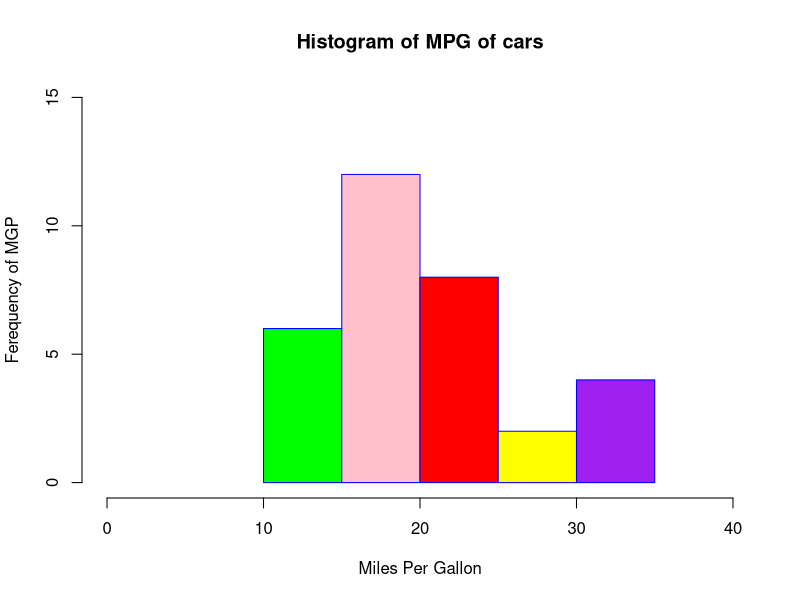

This figure's R source:
hist(mtcars$mpg,
                 main="Histogram of MPG of cars",
                 xlab="Miles Per Gallon",
                 ylab="Ferequency of MGP",
                 xlim=c(0,40),
                 ylim=c(0,15),
                 breaks=5,
                 col=c("green","pink","red","yellow","purple"),
                 border="blue")
